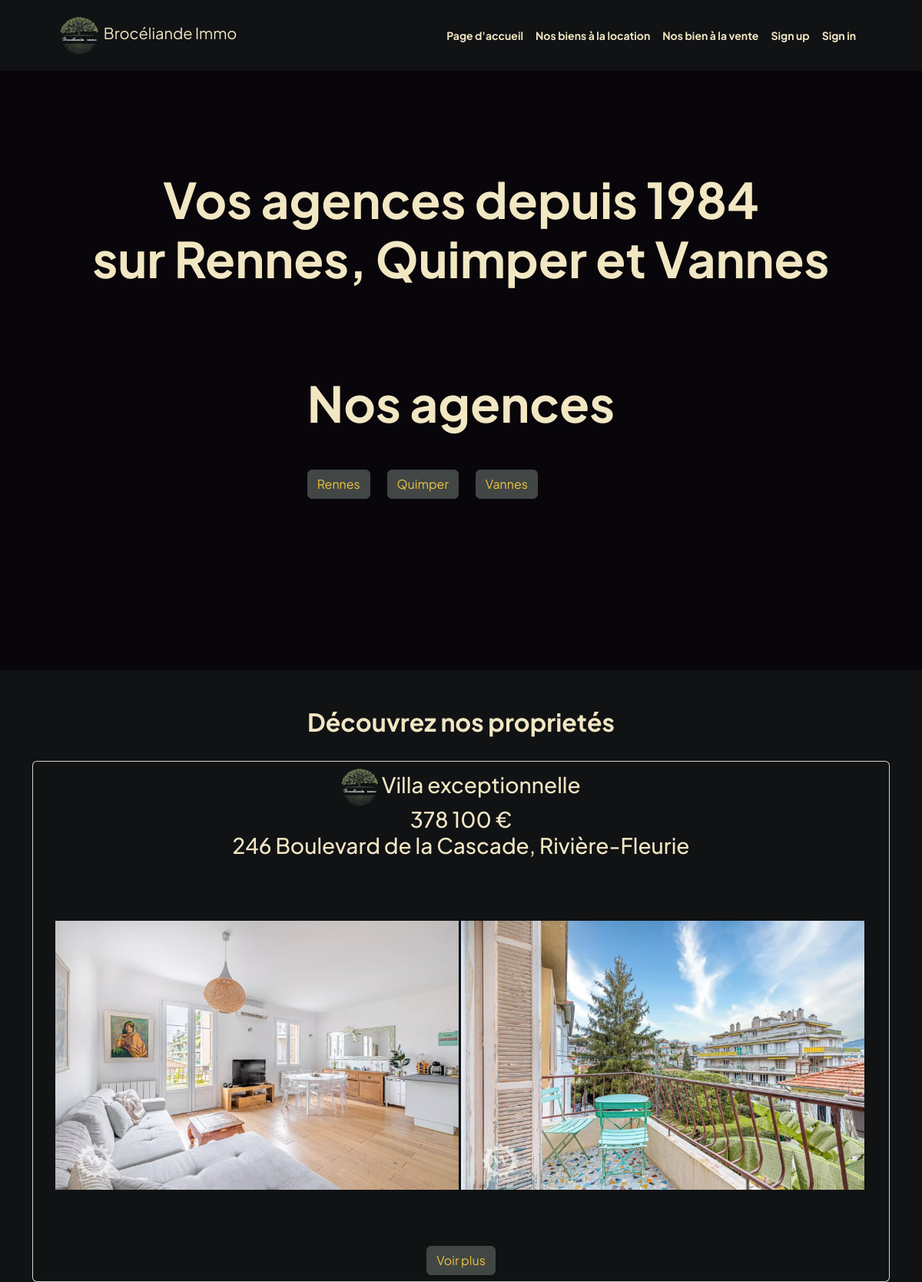
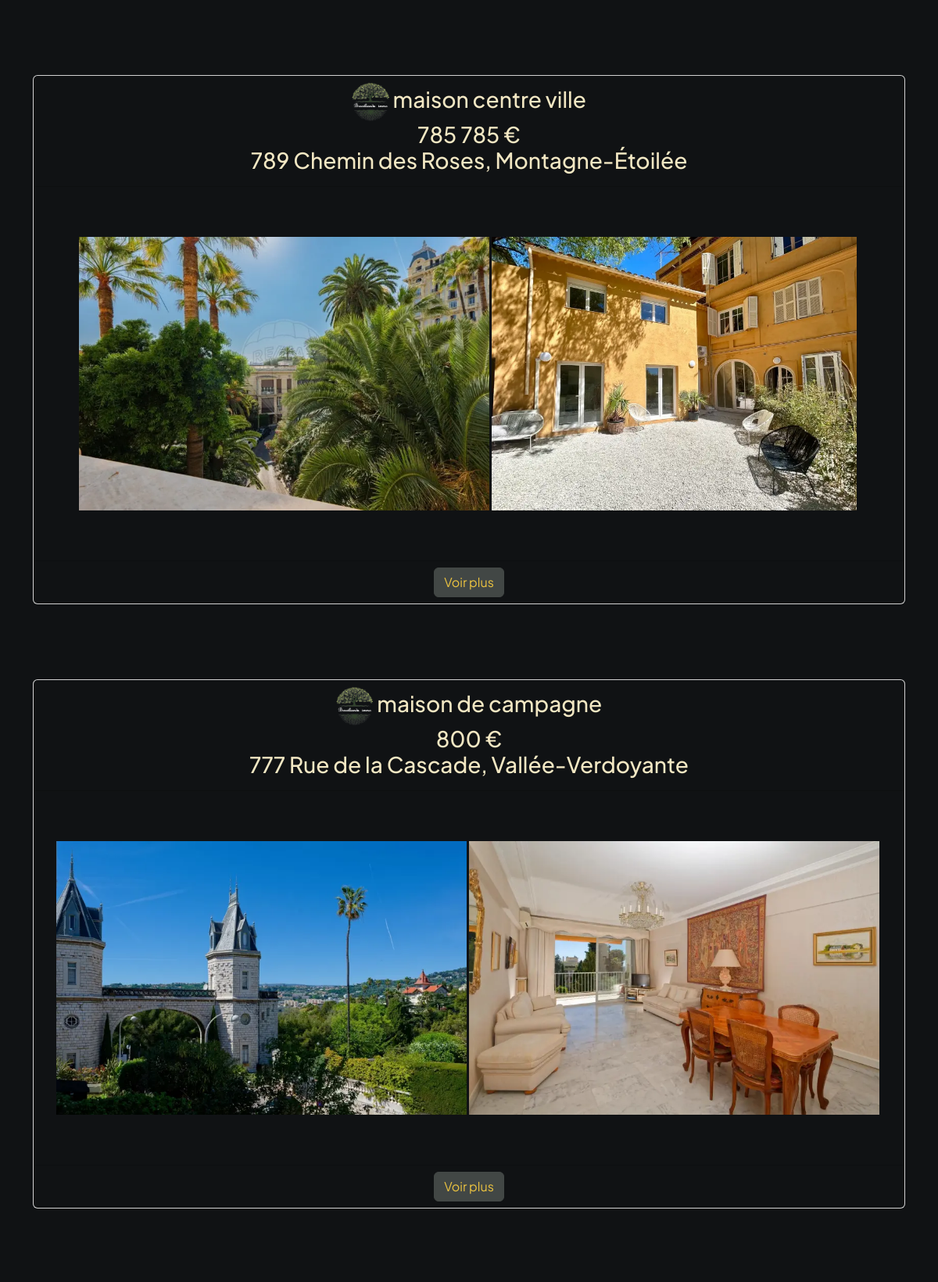
The page / (upper part) on the database its author committed (2 pictures, top to bottom).
### tables this page shows
CREATE TABLE `articles` (
  `id` int(11) NOT NULL,
  `title` varchar(255) NOT NULL,
  `adress` varchar(255) NOT NULL,
  `content` text NOT NULL,
  `category` varchar(255) NOT NULL,
  `price` varchar(255) NOT NULL,
  `surface` varchar(255) NOT NULL,
  `pieces` varchar(255) NOT NULL,
  `user_id` int(11) NOT NULL
);

### functions.php (called while the page is built, shortened)
<?php
function get_PDO(): PDO {
    $host = '127.0.0.1';
    $db   = 'broceliande';
    $user = 'root';
    $pass = '';
    $charset = 'utf8mb4';
    $dsn = "mysql:host=$host;dbname=$db;charset=$charset";
    $options = [
        PDO::ATTR_ERRMODE            => PDO::ERRMODE_EXCEPTION,
        PDO::ATTR_DEFAULT_FETCH_MODE => PDO::FETCH_ASSOC,
    ];
    try {
        return new PDO($dsn, $user, $pass, $options);
    } catch (\PDOException $e) {
    }
}
function get_all_articles(){
    $pdo = get_PDO();
    $stmt = $pdo -> query("SELECT * FROM articles");
    $articles = $stmt -> fetchAll();
    return $articles;
}
?>

### index.php (the view, shortened to what this page needs)
<!DOCTYPE html>
<html lang="en">
    <head>
        <link href="https://cdn.jsdelivr.net/npm/bootstrap-icons@1.8.1/font/bootstrap-icons.css" rel="stylesheet" />
        <link href="css/styles.css" rel="stylesheet" />
    </head>
    <body class="d-flex flex-column h-100 ">
        <main class="flex-shrink-0">
            <?php include_once('header.php');?>
            <br><br><br>
            <header class="py-5 background-video gris">
            <video autoplay loop muted class="bg-video">
                <source src="assets/immo_cinematic.mp4" type="video/mp4">
            </video>
            <div class="container px-5 pb-5 contenu">
                    <div class="row gx-5 align-items-center">
                        <div class="col-xxl-5">
                            <div class="text-center text-xxl-start">
                                <br>
                                <h1 class="display-3 fw-bolder mb-5"><span class="gold"> <br>Vos agences depuis 1984<br> sur Rennes, Quimper et Vannes   </span></h1>
                            </div>
                        </div>
                        <div class="col-xxl-7">
                                <div class="d-flex justify-content-center mt-5 mt-xxl-0">
                                    <div class="">
                                        <h3 class="display-3 fw-bolder mb-5"><span class="gold">Nos agences</span></h3>
                                        <form method="post">
                                            <button class="btn btn-primary" type="submit" name="city" value="rennes">Rennes</button>
                                            <button class="btn btn-primary" type="submit" name="city" value="quimper">Quimper</button>
                                            <button class="btn btn-primary" type="submit" name="city" value="vannes">Vannes</button>
                                        </form>
                                        <br>
                                    </div>
                                </div>
            </header>
            <section class="black_green">
                <div class="container ">
                    <div class="row gx-5 justify-content-center">
                        <div class="">
                            <div class="text-center my-5">
                                <?php $article = get_all_articles();
                                if (!empty($article)) {
                                ?>
                                <h2 class="fw-bolder"><span class="text-gradient d-inline"> Découvrez nos proprietés </span></h2>
                                <br>
                            <div class="">
                                <?php
                                foreach ($article as $article) :?>
                                    <div class="card">
                                        <div class="card-header gold black_green">
                                            <h3><img src="assets/bouton_simple.png" whidth="50" height="50" alt=""> <?= $article['title'] ?> <br> <?= $article['price'] ?> €  <br> <?= $article['adress'] ?></h3>
                                        </div>
                                        <div class="card-body gold black_green">
                                        <?php
                                        $id = $article['id'];
                                        $directory = 'img_properties';
                                        $files = scandir($directory);
                                        $filesWithID = [];
                                        foreach ($files as $file) {
                                            if (preg_match('/\.(jpg|jpeg|png|gif)$/i', $file)) {
                                                if (strpos($file, "id$id") !== false) {
                                                    $filesWithID[] = $file;
                                                }
                                            }
                                        }
                                        ?>
                                        <div class='text-center my-5'>
                                        <?php
                                        foreach ($filesWithID as $fileName) {
                                            echo "<img src='$directory/$fileName' whidth='600' height='350' alt=''>&nbsp;";
                                        }
                                        ?>
                                                    </div>
                                                    </div>
                                                    <div class="card-footer gold black_green">
                                                        <a href="article.php?id=<?= $article['id'] ?>" class="btn btn-primary">Voir plus</a>
                                                    </div>
                                            </div>
                                            <br><br><br><br>
                                            <?php endforeach; ?>
                                        </div>
                                            <?php } ?>
                            </div><br>
                        </div>
                    </div>
                </div>
                <br><br>
            </section>
        </main>
    </body>
</html>

### rows shown on the page
articles: title "Villa exceptionnelle", price "378 100", adress "246 Boulevard de la Cascade, Rivière-Fleurie"
articles: title "maison centre ville", price "785 785", adress "789 Chemin des Roses, Montagne-Étoilée"
articles: title "maison de campagne", price "800", adress "777 Rue de la Cascade, Vallée-Verdoyante"
